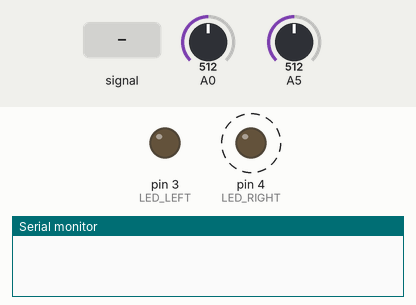
Simulated run of this sketch. Board: Arduino Uno, built with avr-gcc and run on an emulated ATmega328P. Shown: output pins drawn as LEDs (lit = HIGH), the last lines printed to the serial monitor. Dashed ring = blinking. The test bench sets the inputs (shaded band); at power-on: A0 = 512, A5 = 512.

Above: at 1.2 s.
1.3 s: A5 fed a 200 Hz sine of ±460 counts around its level
At 3.5 s:
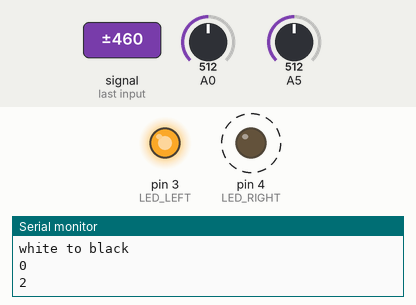
4.3 s: A0 set to 306
At 5.4 s:
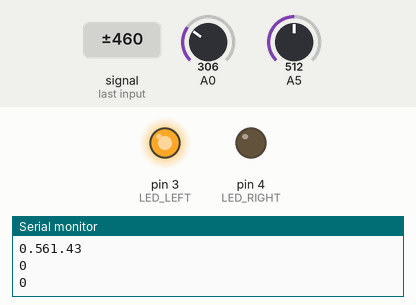
Timing chart, 0 to 7.3 s (numbered marks = the images above; inputs shaded):
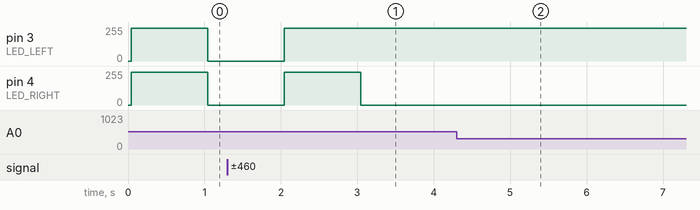

The sketch:

followTheLight.ino
```cpp
#define STATE_DRIVING_STRAIGHT 0
#define STATE_TURNING_LEFT 1
#define STATE_TURINING_RIGHT 2
#define STATE_BIG_TURN_LEFT 3
#define STATE_BIG_TURN_RIGHT 4
#define STATE_BACKWARDS 5

#define NO_CHANGE 0
#define HALF_BRIGHTER 1
#define WHITE_BLACK 2
#define WHITE_GREY 3
#define BLACK_WHITE 4

const int LED_LEFT = 3;
const int LED_RIGHT = 4;

const int THRESHOLD_BRIGHTER = -20;
const float THRESH_WHITE_BLACK = 0.75;
const int CALIBRATE_TIME = 1000;
const int UPDATE_CYCLE = 1000; //gut zum testen, später wahrscheinlich geringer

bool calibrated = false;

long lastBrightnessLeft = 0;
long lastBrightnessRight = 0;
long lastlastBrightnessLeft = 0;
long lastlastBrightnessRight = 0;
long brightnessLeft = 0;
long brightnessRight = 0;
int minBrightnessLeft = 255;
int maxBrightnessLeft = 0;
int minBrightnessRight = 255;
int maxBrightnessRight = 0;

long lastUpdate;

int state = STATE_DRIVING_STRAIGHT;
// 0 ... drive forward
// 1 ... turn left
// 2 ... turn right

int counter = 0;

// the setup function runs once when you press reset or power the board
void setup() {
  lastUpdate = millis();
  // initialize digital pin LED_BUILTIN as an output.
  Serial.begin(9600);
  pinMode(LED_LEFT, OUTPUT);
  pinMode(LED_RIGHT, OUTPUT);
  pinMode(A0, INPUT);
  digitalWrite(A0, HIGH);
  pinMode(A5, INPUT);
  digitalWrite(A5, HIGH);

 lastBrightnessLeft = analogRead(A5);
 lastBrightnessRight = analogRead(A0);
}

// the loop function runs over and over again forever
void loop() {

  int tempBrightLeft = analogRead(A5);
  int tempBrightRight = analogRead(A0);
  long currentTime = millis();

  if(!calibrated){
    if(currentTime - lastUpdate < CALIBRATE_TIME){
      state = STATE_DRIVING_STRAIGHT;
      updateMinMaxBrightness(tempBrightLeft, tempBrightRight);
    }else if(currentTime - lastUpdate < 2 * CALIBRATE_TIME){
      state = STATE_BACKWARDS;
      updateMinMaxBrightness(tempBrightLeft, tempBrightRight);
    }else{
      calibrated = true;
      lastUpdate = currentTime;
      state = STATE_DRIVING_STRAIGHT;
    }
  }

 brightnessLeft += tempBrightLeft;
 brightnessRight += tempBrightRight;

  if(currentTime - lastUpdate > UPDATE_CYCLE && calibrated){
    lastUpdate = currentTime;
    brightnessLeft = brightnessLeft / counter;
    brightnessRight = brightnessRight / counter;
    counter = 0;
    Serial.println(state);
    Serial.print(1.0 * brightnessLeft / (maxBrightnessLeft - minBrightnessLeft));
    Serial.println(1.0 * brightnessRight / (maxBrightnessRight - minBrightnessRight));

    int transitionLeft = checkTransition(brightnessLeft, lastlastBrightnessLeft, minBrightnessLeft, maxBrightnessLeft);
    int transitionRight = checkTransition(brightnessRight, lastlastBrightnessRight, minBrightnessRight, maxBrightnessRight);
    Serial.println(transitionLeft);
    Serial.println(transitionRight);
    if( transitionLeft != NO_CHANGE || transitionRight != NO_CHANGE){
      lastBrightnessLeft = brightnessLeft;
      lastBrightnessRight = brightnessRight;
      lastlastBrightnessLeft = brightnessLeft;
      lastlastBrightnessRight = brightnessRight;
    } else {
       lastlastBrightnessLeft = lastBrightnessLeft;
      lastlastBrightnessRight = lastBrightnessRight;
      lastBrightnessLeft = brightnessLeft;
      lastBrightnessRight = brightnessRight;
    }

    if(state == STATE_DRIVING_STRAIGHT){
      if(transitionLeft == WHITE_BLACK){
        state = STATE_TURNING_LEFT;
      }else if(transitionRight == WHITE_BLACK){
        state = STATE_TURINING_RIGHT;
      }else if(transitionLeft == BLACK_WHITE){
        state = STATE_BIG_TURN_LEFT;
      }else if(transitionRight == BLACK_WHITE){
        state = STATE_BIG_TURN_RIGHT;
      }
    }else if(state == STATE_TURNING_LEFT){
      if(transitionRight == WHITE_BLACK){
        state = STATE_DRIVING_STRAIGHT;
      }
    }else if(state == STATE_TURINING_RIGHT){
      if(transitionLeft == WHITE_BLACK){
        state = STATE_DRIVING_STRAIGHT;
      }
    }else if(state == STATE_BIG_TURN_LEFT){
      if(transitionRight == WHITE_BLACK ){
        state = STATE_DRIVING_STRAIGHT;
      }
    }else if(state == STATE_BIG_TURN_RIGHT){
      if(transitionLeft == WHITE_BLACK){
        state = STATE_DRIVING_STRAIGHT;
      }
    }

  }
  counter ++;


  /*
  if (lastBrightnessLeft - brightnessLeft > THRESHOLD){
    Serial.println("Uebergang1");
  }
  if (lastBrightnessRight - brightnessRight > THRESHOLD){
    Serial.println("Uebergang2");
  }*/

  digitalWrite(LED_LEFT, LOW);
  digitalWrite(LED_RIGHT, LOW);
  if(state == STATE_DRIVING_STRAIGHT){
    digitalWrite(LED_LEFT, HIGH);
    digitalWrite(LED_RIGHT, HIGH);
  }
  if(state == STATE_TURNING_LEFT || state == STATE_BIG_TURN_LEFT){
    digitalWrite(LED_RIGHT, HIGH);
  }
  if(state == STATE_TURINING_RIGHT || state == STATE_BIG_TURN_RIGHT){
    digitalWrite(LED_LEFT, HIGH);
  }
  if(state == STATE_BACKWARDS){
    digitalWrite(LED_LEFT, 0);
    digitalWrite(LED_RIGHT, 0);
  }
}


// return 1 ... good transition
// return 0 ... no transition
int checkTransition(int brightness, int lastBrightness, int minBrightness, int maxBrightness){
  float diff = brightness - lastBrightness;
  float relativeDiff = diff / (maxBrightness - minBrightness);
   if (relativeDiff > THRESH_WHITE_BLACK){
    Serial.println("white to black");
    //counter ++;
    return WHITE_BLACK;
   }else if(relativeDiff < -THRESH_WHITE_BLACK){
    Serial.println("black to white");
    return BLACK_WHITE;
  }else{
    return NO_CHANGE;
  }
}

void updateMinMaxBrightness(int brightnessLeft, int brightnessRight){
  if(brightnessLeft > maxBrightnessLeft){
    maxBrightnessLeft = brightnessLeft;
  }
  if(brightnessLeft < minBrightnessLeft){
    minBrightnessLeft = brightnessLeft;
  }
  if(brightnessRight > maxBrightnessRight){
    maxBrightnessRight = brightnessRight;
  }
  if(brightnessRight < minBrightnessRight){
    minBrightnessRight = brightnessRight;
  }
}
```

Measured:
- after the input at 1.3 s, pin 3 (LED_LEFT): goes on until 2.0 s, then stays 247/255
